Frame 1 (no input): blank canvas, image omitted
Frame 60 (the mouse pressed at the canvas centre just before this capture): blank canvas, image omitted
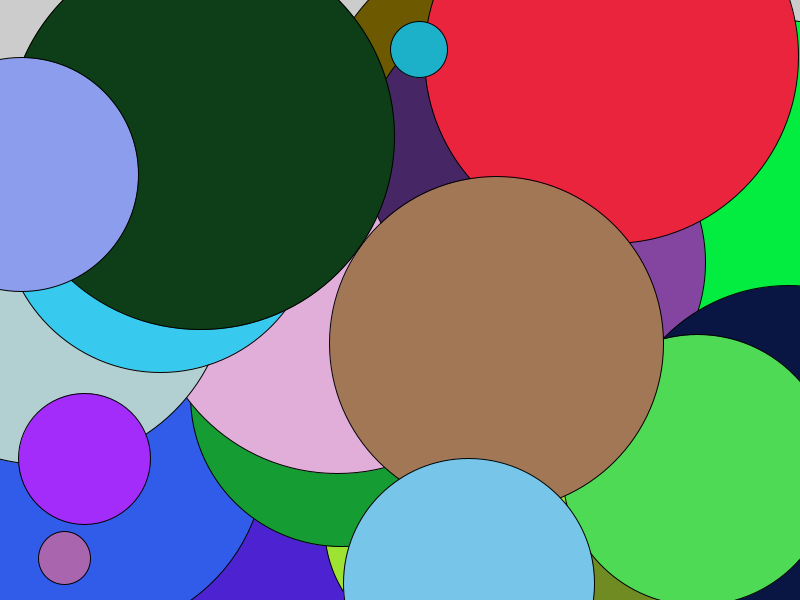
Frame 120 (the mouse held since frame 60 and released just before this capture)

The Processing sketch whose frames 1 and 60 were blank and that drew this single picture after the mouse press (run headless with seeded random() and noise(); from frame 60 on, the mouse is pressed at the canvas centre):

// Processing sketch: functions
// ── functions.pde
void setup() {
  size(800,600);
}

void draw() {
//  background(255);      //call the background function
  randomCircleBetween(0, mouseX);
}





void randomCircle() {
  fill(random(255),random(255),random(255));
  float sz = random(5, 50);
  ellipse(random(width), random(height), sz, sz);
}

void randomCircleBetween(float minDiam, float maxDiam) {
  fill(random(255),random(255),random(255));
  float sz = random(minDiam, maxDiam);
ellipse(random(width), random(height), sz, sz);
}

void rectangle(float x, float y, float w, float h){
  line(x,y,x+w,y);
  line(x+w,y,x+w,y+h);
  line(x+w,y+h,x,y+h);
  line(x,y+h,x,y);
}
